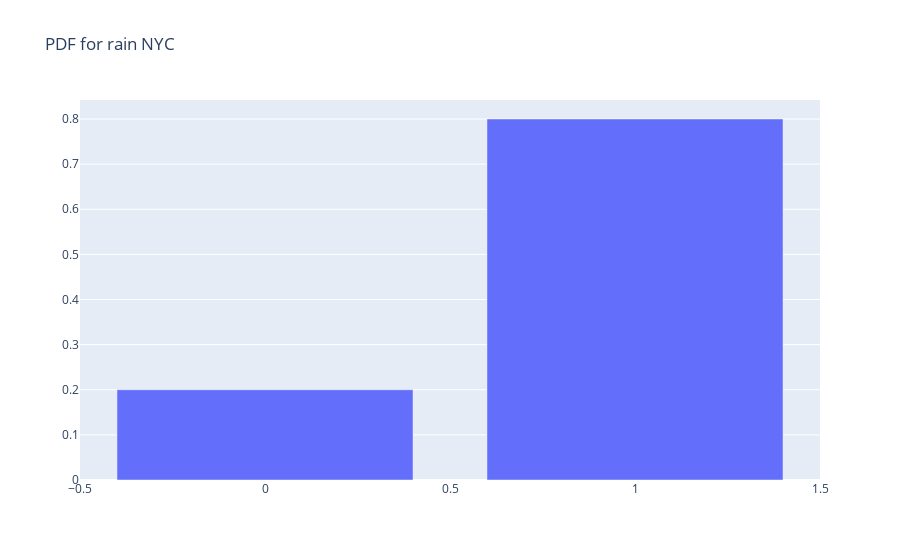

Notebook source saved alongside this figure:
### Markdown cell above
So for a bernoulli random variable, our sample space consists of only two values 

* $\Omega = {1, 0}$.

### Code cell
import plotly.graph_objects as go

bar = go.Bar(x = [0, 1], y = [.2, .8])
go.Figure(bar, layout = {'title': 'PDF for rain NYC'})

### Figure 1 — Plotly figure (JSON) as saved in the notebook; plotly's stock layout.template omitted (floating-point values rounded to 4 significant figures)
{"data": [{"type": "bar", "x": [0, 1], "y": [0.2, 0.8]}], "layout": {"autosize": true, "title": {"text": "PDF for rain NYC"}, "xaxis": {"autorange": true, "range": [-0.5, 1.5], "type": "linear"}, "yaxis": {"autorange": true, "range": [0, 0.8421], "type": "linear"}}}
